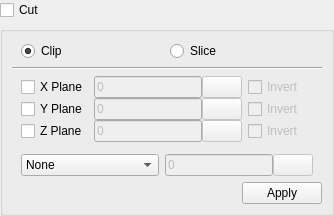
                       <widget class="QWidget" name="cutTool" native="true">
                        <layout class="QVBoxLayout" name="verticalLayout_7">
                         <property name="spacing">
                          <number>6</number>
                         </property>
                         <property name="leftMargin">
                          <number>0</number>
                         </property>
                         <property name="topMargin">
                          <number>0</number>
                         </property>
                         <property name="rightMargin">
                          <number>0</number>
                         </property>
                         <property name="bottomMargin">
                          <number>0</number>
                         </property>
                         <item>
                          <widget class="FolderHeader" name="cutHeader">
                           <property name="sizePolicy">
                            <sizepolicy hsizetype="Expanding" vsizetype="Fixed">
                             <horstretch>0</horstretch>
                             <verstretch>0</verstretch>
                            </sizepolicy>
                           </property>
                           <property name="font">
                            <font>
                             <bold>false</bold>
                            </font>
                           </property>
                           <property name="text">
                            <string>Cut</string>
                           </property>
                           <property name="checked">
                            <bool>false</bool>
                           </property>
                          </widget>
                         </item>
                         <item>
                          <widget class="QGroupBox" name="cut">
                           <layout class="QVBoxLayout" name="verticalLayout_21">
                            <item>
                             <widget class="QWidget" name="widget_35" native="true">
                              <layout class="QHBoxLayout" name="horizontalLayout_23">
                               <property name="topMargin">
                                <number>0</number>
                               </property>
                               <property name="bottomMargin">
                                <number>0</number>
                               </property>
                               <item>
                                <widget class="QRadioButton" name="clip">
                                 <property name="text">
                                  <string>Clip</string>
                                 </property>
                                 <property name="checked">
                                  <bool>true</bool>
                                 </property>
                                </widget>
                               </item>
                               <item>
                                <widget class="QRadioButton" name="slice">
                                 <property name="text">
                                  <string>Slice</string>
                                 </property>
                                </widget>
                               </item>
                              </layout>
                             </widget>
                            </item>
                            <item>
                             <widget class="Line" name="line_3">
                              <property name="orientation">
                               <enum>Qt::Orientation::Horizontal</enum>
                              </property>
                             </widget>
                            </item>
                            <item>
                             <widget class="QWidget" name="clipOption" native="true">
                              <layout class="QGridLayout" name="gridLayout_6">
                               <property name="topMargin">
                                <number>0</number>
                               </property>
                               <property name="bottomMargin">
                                <number>0</number>
                               </property>
                               <property name="verticalSpacing">
                                <number>0</number>
                               </property>
                               <item row="0" column="0">
                                <widget class="QCheckBox" name="cutX">
                                 <property name="text">
                                  <string>X Plane</string>
                                 </property>
                                </widget>
                               </item>
                               <item row="0" column="1">
                                <widget class="QWidget" name="cutXPlane" native="true">
                                 <property name="enabled">
                                  <bool>false</bool>
                                 </property>
                                 <layout class="QHBoxLayout" name="horizontalLayout_6">
                                  <property name="leftMargin">
                                   <number>0</number>
                                  </property>
                                  <property name="topMargin">
                                   <number>0</number>
                                  </property>
                                  <property name="rightMargin">
                                   <number>9</number>
                                  </property>
                                  <property name="bottomMargin">
                                   <number>0</number>
                                  </property>
                                  <item>
                                   <widget class="QWidget" name="widget_10" native="true">
                                    <layout class="QHBoxLayout" name="horizontalLayout_20">
                                     <property name="spacing">
                                      <number>0</number>
                                     </property>
                                     <property name="leftMargin">
                                      <number>0</number>
                                     </property>
                                     <property name="topMargin">
                                      <number>0</number>
                                     </property>
                                     <property name="rightMargin">
                                      <number>0</number>
                                     </property>
                                     <property name="bottomMargin">
                                      <number>0</number>
                                     </property>
                                     <item>
                                      <widget class="QLineEdit" name="xCutPlane">
                                       <property name="sizePolicy">
                                        <sizepolicy hsizetype="Preferred" vsizetype="Fixed">
                                         <horstretch>0</horstretch>
                                         <verstretch>0</verstretch>
                                        </sizepolicy>
                                       </property>
                                       <property name="text">
                                        <string>0</string>
                                       </property>
                                      </widget>
                                     </item>
                                     <item>
                                      <widget class="QPushButton" name="xPlaneHandle">
                                       <property name="text">
                                        <string/>
                                       </property>
                                       <property name="icon">
                                        <iconset resource="../../../resource.qrc">
                                         <normaloff>:/graphicsIcons/planeHandle.svg</normaloff>:/graphicsIcons/planeHandle.svg</iconset>
                                       </property>
                                       <property name="checkable">
                                        <bool>true</bool>
                                       </property>
                                       <attribute name="buttonGroup">
                                        <string notr="true">clipHandles</string>
                                       </attribute>
                                      </widget>
                                     </item>
                                    </layout>
                                   </widget>
                                  </item>
                                  <item>
                                   <widget class="QCheckBox" name="xCutInvert">
                                    <property name="text">
                                     <string>Invert</string>
                                    </property>
                                   </widget>
                                  </item>
                                 </layout>
                                </widget>
                               </item>
                               <item row="1" column="0">
                                <widget class="QCheckBox" name="cutY">
                                 <property name="text">
                                  <string>Y Plane</string>
                                 </property>
                                </widget>
                               </item>
                               <item row="1" column="1">
                                <widget class="QWidget" name="cutYPlane" native="true">
                                 <property name="enabled">
                                  <bool>false</bool>
                                 </property>
                                 <layout class="QHBoxLayout" name="horizontalLayout_7">
                                  <property name="leftMargin">
                                   <number>0</number>
                                  </property>
                                  <property name="topMargin">
                                   <number>0</number>
                                  </property>
                                  <property name="rightMargin">
                                   <number>9</number>
                                  </property>
                                  <property name="bottomMargin">
                                   <number>0</number>
                                  </property>
                                  <item>
                                   <widget class="QWidget" name="widget_21" native="true">
                                    <layout class="QHBoxLayout" name="horizontalLayout_21">
                                     <property name="spacing">
                                      <number>0</number>
                                     </property>
                                     <property name="leftMargin">
                                      <number>0</number>
                                     </property>
                                     <property name="topMargin">
                                      <number>0</number>
                                     </property>
                                     <property name="rightMargin">
                                      <number>0</number>
                                     </property>
                                     <property name="bottomMargin">
                                      <number>0</number>
                                     </property>
                                     <item>
                                      <widget class="QLineEdit" name="yCutPlane">
                                       <property name="sizePolicy">
                                        <sizepolicy hsizetype="Preferred" vsizetype="Fixed">
                                         <horstretch>0</horstretch>
                                         <verstretch>0</verstretch>
                                        </sizepolicy>
                                       </property>
                                       <property name="text">
                                        <string>0</string>
                                       </property>
                                      </widget>
                                     </item>
                                     <item>
                                      <widget class="QPushButton" name="yPlaneHandle">
                                       <property name="text">
                                        <string/>
                                       </property>
                                       <property name="icon">
                                        <iconset resource="../../../resource.qrc">
                                         <normaloff>:/graphicsIcons/planeHandle.svg</normaloff>:/graphicsIcons/planeHandle.svg</iconset>
                                       </property>
                                       <property name="checkable">
                                        <bool>true</bool>
                                       </property>
                                       <attribute name="buttonGroup">
                                        <string notr="true">clipHandles</string>
                                       </attribute>
                                      </widget>
                                     </item>
                                    </layout>
                                   </widget>
                                  </item>
                                  <item>
                                   <widget class="QCheckBox" name="yCutInvert">
                                    <property name="text">
                                     <string>Invert</string>
                                    </property>
                                   </widget>
                                  </item>
                                 </layout>
                                </widget>
                               </item>
                               <item row="2" column="0">
                                <widget class="QCheckBox" name="cutZ">
                                 <property name="text">
                                  <string>Z Plane</string>
                                 </property>
                                </widget>
                               </item>
                               <item row="2" column="1">
                                <widget class="QWidget" name="cutZPlane" native="true">
                                 <property name="enabled">
                                  <bool>false</bool>
                                 </property>
                                 <layout class="QHBoxLayout" name="horizontalLayout_8">
                                  <property name="leftMargin">
                                   <number>0</number>
                                  </property>
                                  <property name="topMargin">
                                   <number>0</number>
                                  </property>
                                  <property name="rightMargin">
                                   <number>9</number>
                                  </property>
                                  <property name="bottomMargin">
                                   <number>0</number>
                                  </property>
                                  <item>
                                   <widget class="QWidget" name="widget_24" native="true">
                                    <layout class="QHBoxLayout" name="horizontalLayout_22">
                                     <property name="spacing">
                                      <number>0</number>
                                     </property>
                                     <property name="leftMargin">
                                      <number>0</number>
                                     </property>
                                     <property name="topMargin">
                                      <number>0</number>
                                     </property>
                                     <property name="rightMargin">
                                      <number>0</number>
                                     </property>
                                     <property name="bottomMargin">
                                      <number>0</number>
                                     </property>
                                     <item>
                                      <widget class="QLineEdit" name="zCutPlane">
                                       <property name="sizePolicy">
                                        <sizepolicy hsizetype="Preferred" vsizetype="Fixed">
                                         <horstretch>0</horstretch>
                                         <verstretch>0</verstretch>
                                        </sizepolicy>
                                       </property>
                                       <property name="text">
                                        <string>0</string>
                                       </property>
                                      </widget>
                                     </item>
                                     <item>
                                      <widget class="QPushButton" name="zPlaneHandle">
                                       <property name="text">
                                        <string/>
                                       </property>
                                       <property name="icon">
                                        <iconset resource="../../../resource.qrc">
                                         <normaloff>:/graphicsIcons/planeHandle.svg</normaloff>:/graphicsIcons/planeHandle.svg</iconset>
                                       </property>
                                       <property name="checkable">
                                        <bool>true</bool>
                                       </property>
                                       <attribute name="buttonGroup">
                                        <string notr="true">clipHandles</string>
                                       </attribute>
                                      </widget>
                                     </item>
                                    </layout>
                                   </widget>
                                  </item>
                                  <item>
                                   <widget class="QCheckBox" name="zCutInvert">
                                    <property name="text">
                                     <string>Invert</string>
                                    </property>
                                   </widget>
                                  </item>
                                 </layout>
                                </widget>
                               </item>
                              </layout>
                             </widget>
                            </item>
                            <item>
                             <widget class="QWidget" name="widget_8" native="true">
                              <layout class="QFormLayout" name="formLayout_2">
                               <property name="verticalSpacing">
                                <number>0</number>
                               </property>
                               <property name="leftMargin">
                                <number>0</number>
                               </property>
                               <property name="topMargin">
                                <number>0</number>
                               </property>
                               <property name="rightMargin">
                                <number>0</number>
                               </property>
                               <property name="bottomMargin">
                                <number>0</number>
                               </property>
                              </layout>
                             </widget>
                            </item>
                            <item>
                             <widget class="QWidget" name="sliceOption" native="true">
                              <layout class="QGridLayout" name="gridLayout_7">
                               <property name="topMargin">
                                <number>0</number>
                               </property>
                               <property name="bottomMargin">
                                <number>0</number>
                               </property>
                               <property name="verticalSpacing">
                                <number>0</number>
                               </property>
                               <item row="0" column="0">
                                <widget class="QComboBox" name="slicePlane">
                                 <property name="currentIndex">
                                  <number>3</number>
                                 </property>
                                 <item>
                                  <property name="text">
                                   <string>X</string>
                                  </property>
                                 </item>
                                 <item>
                                  <property name="text">
                                   <string>Y</string>
                                  </property>
                                 </item>
                                 <item>
                                  <property name="text">
                                   <string>Z</string>
                                  </property>
                                 </item>
                                 <item>
                                  <property name="text">
                                   <string>None</string>
                                  </property>
                                 </item>
                                </widget>
                               </item>
                               <item row="0" column="1">
                                <widget class="QWidget" name="sliceBox" native="true">
                                 <property name="enabled">
                                  <bool>false</bool>
                                 </property>
                                 <layout class="QHBoxLayout" name="horizontalLayout_26">
                                  <property name="spacing">
                                   <number>0</number>
                                  </property>
                                  <property name="leftMargin">
                                   <number>0</number>
                                  </property>
                                  <property name="topMargin">
                                   <number>0</number>
                                  </property>
                                  <property name="rightMargin">
                                   <number>0</number>
                                  </property>
                                  <property name="bottomMargin">
                                   <number>0</number>
                                  </property>
                                  <item>
                                   <widget class="QLineEdit" name="sliceValue">
                                    <property name="sizePolicy">
                                     <sizepolicy hsizetype="Preferred" vsizetype="Fixed">
                                      <horstretch>0</horstretch>
                                      <verstretch>0</verstretch>
                                     </sizepolicy>
                                    </property>
                                    <property name="text">
                                     <string>0</string>
                                    </property>
                                   </widget>
                                  </item>
                                  <item>
                                   <widget class="QPushButton" name="sliceHandle">
                                    <property name="text">
                                     <string/>
                                    </property>
                                    <property name="icon">
                                     <iconset resource="../../../resource.qrc">
                                      <normaloff>:/graphicsIcons/planeHandle.svg</normaloff>:/graphicsIcons/planeHandle.svg</iconset>
                                    </property>
                                    <property name="checkable">
                                     <bool>true</bool>
                                    </property>
                                   </widget>
                                  </item>
                                 </layout>
                                </widget>
                               </item>
                              </layout>
                             </widget>
                            </item>
                            <item>
                             <widget class="QWidget" name="widget_36" native="true">
                              <layout class="QHBoxLayout" name="horizontalLayout_19">
                               <property name="topMargin">
                                <number>0</number>
                               </property>
                               <property name="rightMargin">
                                <number>0</number>
                               </property>
                               <property name="bottomMargin">
                                <number>0</number>
                               </property>
                               <item>
                                <spacer name="horizontalSpacer_5">
                                 <property name="orientation">
                                  <enum>Qt::Orientation::Horizontal</enum>
                                 </property>
                                 <property name="sizeHint" stdset="0">
                                  <size>
                                   <width>0</width>
                                   <height>20</height>
                                  </size>
                                 </property>
                                </spacer>
                               </item>
                               <item>
                                <widget class="QPushButton" name="cutApply">
                                 <property name="text">
                                  <string>Apply</string>
                                 </property>
                                </widget>
                               </item>
                              </layout>
                             </widget>
                            </item>
                           </layout>
                          </widget>
                         </item>
                        </layout>
                       </widget>
